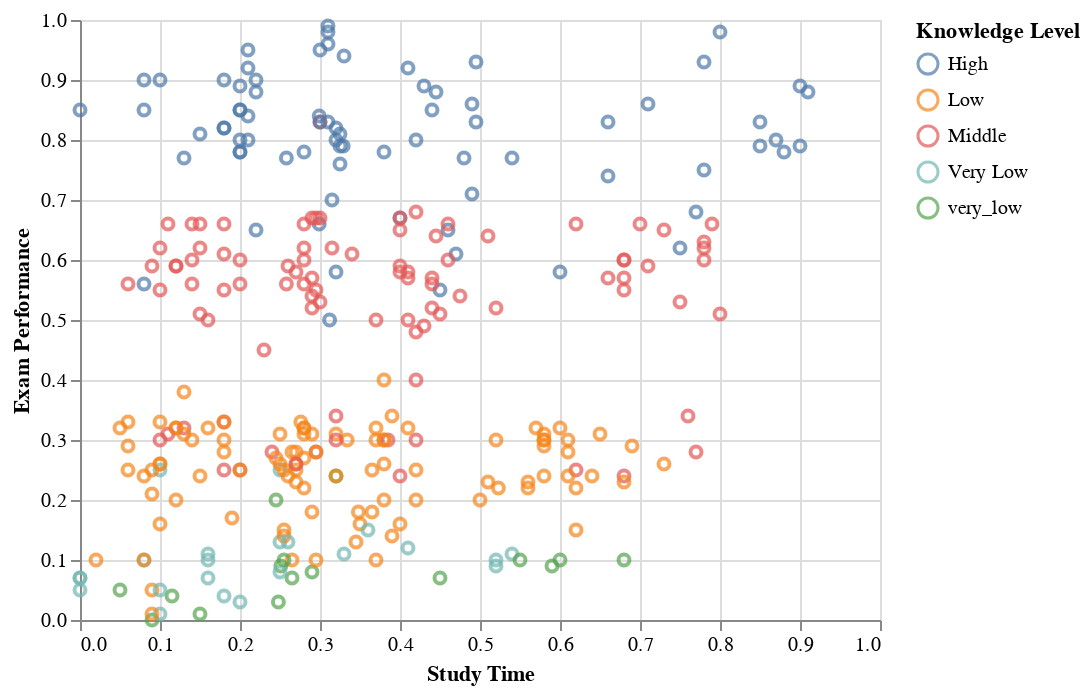

Here is the notebook cell this chart was saved with:
### Code cell
# create a scatterplot of the data to visualize the relationship 
# between study time and exam performance and the knowledge level of the student
alt.Chart(data_training).mark_point().encode(
    x="Study Time",
    y="Exam Performance",
    color="Knowledge Level"
)

### Figure 1 — Vega-Lite specification as saved in the notebook (floating-point values rounded to 4 significant figures; data arrays with more than 128 entries replaced by an {"elided": "..."} marker saying what was removed)
{"config": {"view": {"continuousWidth": 400, "continuousHeight": 300}}, "data": {"name": "data-7dd426cea5beebf0d7781719abf29ea0"}, "mark": "point", "encoding": {"color": {"field": "Knowledge Level", "type": "nominal"}, "x": {"field": "Study Time", "type": "quantitative"}, "y": {"field": "Exam Performance", "type": "quantitative"}}, "$schema": "https://vega.github.io/schema/vega-lite/v4.17.0.json", "datasets": {"data-7dd426cea5beebf0d7781719abf29ea0": {"elided": "302 records"}}}
